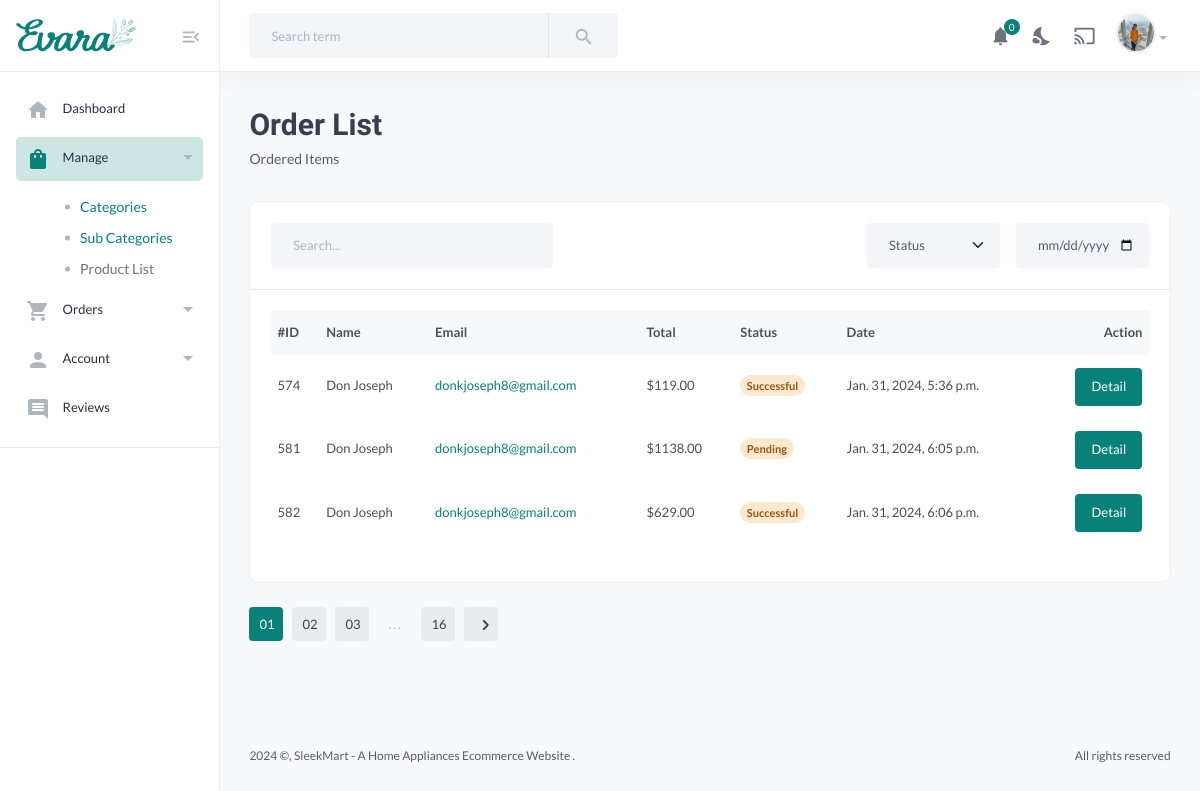
Page /seller_orders (signed in) on the earlier database version.
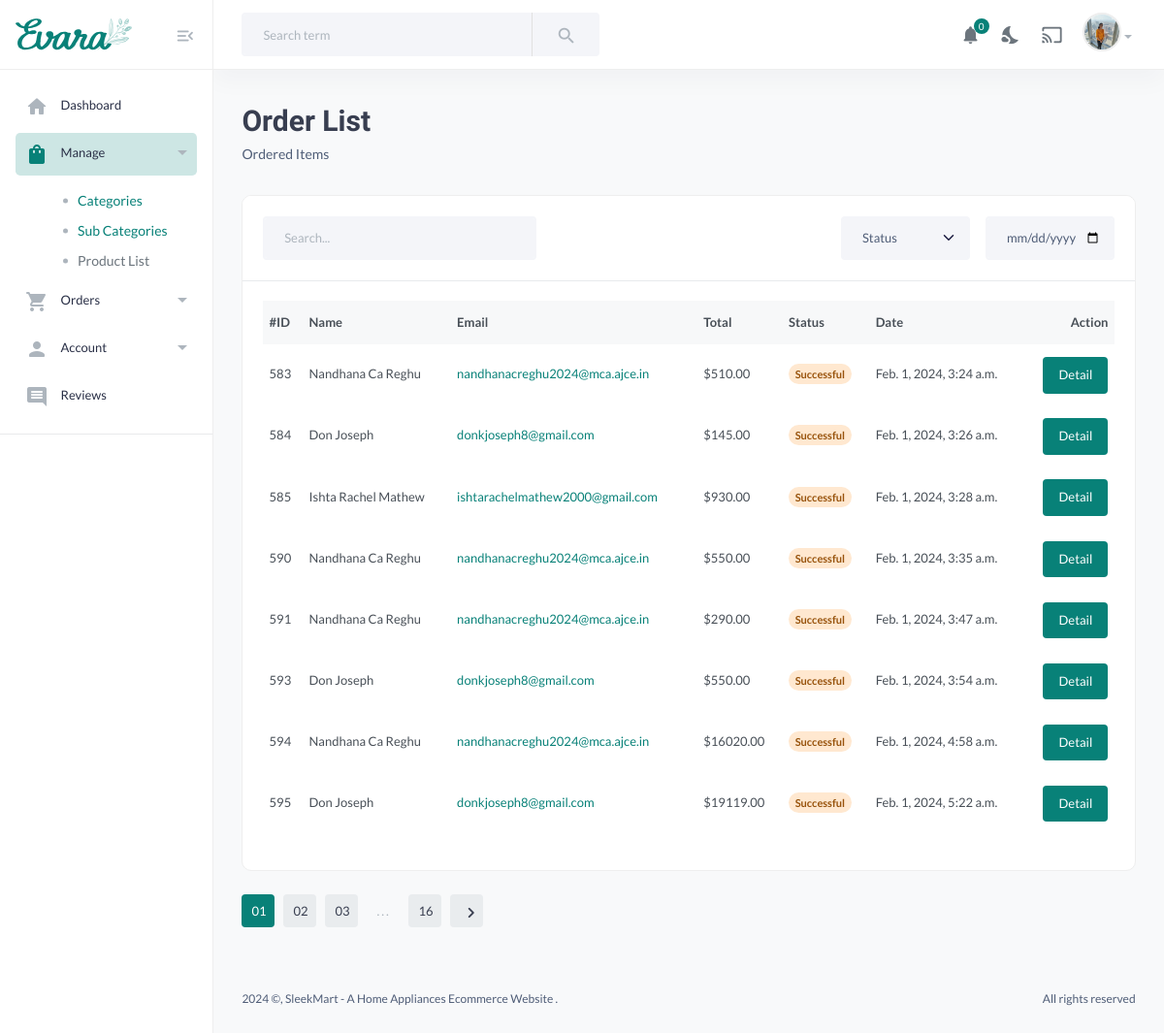
Same page on the later database version.
### dashboard/models.py (models this page shows, shortened)
class Order(models.Model):
    class PaymentStatusChoices(models.TextChoices):
        PENDING = 'pending', 'Pending'
        SUCCESSFUL = 'successful', 'Successful'
        FAILED = 'failed', 'Failed'
    user = models.ForeignKey(CustomUser, on_delete=models.CASCADE, default=1)
    products = models.ManyToManyField(Product)
    total_price = models.DecimalField(max_digits=10, decimal_places=2, default=1)
    order_date = models.DateTimeField(auto_now_add=True)
    razorpay_order_id = models.CharField(max_length=255, default=1)
    payment_status = models.CharField(max_length=20, choices=PaymentStatusChoices.choices, default=PaymentStatusChoices.PENDING)

class CustomUser(AbstractBaseUser, PermissionsMixin):
    USER_ROLES = (
        ('customer', 'Customer'),
        ('seller', 'Seller'),
        ('admin', 'Admin'),
        ('delivery_agent', 'Delivery Agent'),
    )
    email = models.EmailField(unique=True)
    name = models.CharField(max_length=100,null=True, blank=True)
    mobile = models.CharField(max_length=15, blank=True, null=True)
    profile_pic = models.ImageField(upload_to='profile_pics/', blank=True, null=True)
    address = models.TextField(blank=True, null=True)
    is_active = models.BooleanField(default=True)
    is_staff = models.BooleanField(default=False)
    date_joined = models.DateTimeField(default=timezone.now)
    role = models.CharField(max_length=15, choices=USER_ROLES, blank=True, null=True,default='customer')
    objects = CustomUserManager()
    USERNAME_FIELD = 'email'
    REQUIRED_FIELDS = ['name']

### dashboard/views.py (the view)
# urls.py: path('seller_orders', views.seller_orders, name='seller_orders'),
@login_required
def seller_orders(request):
    seller = Seller.objects.get(user=request.user)
    seller_orders = Order.objects.filter(orderitem__seller=seller).distinct()
    context = {
        'seller_orders': seller_orders,
    }
    return render(request, 'Seller/orderview.html', context)

### templates/Seller/orderview.html (shortened to what the changed rows need)
{% load static %}
<!DOCTYPE HTML>
<html lang="en">
<head>
    <link href="{% static 'assets/css/main.css' %}" rel="stylesheet" type="text/css" />
</head>
<body>
    <main class="main-wrap">
        <section class="content-main">
            <div class="content-header">
                <div>
                    <h2 class="content-title card-title">Order List </h2>
                </div>
            </div>
            <div class="card mb-4">
                <div class="card-body">
                    <div class="table-responsive">
                        <table class="table table-hover">
                            <thead>
                                <tr>
                                    <th>#ID</th>
                                    <th scope="col">Name</th>
                                    <th scope="col">Email</th>
                                    <th scope="col">Total</th>
                                    <th scope="col">Status</th>
                                    <th scope="col">Date</th>
                                    <th scope="col" class="text-end"> Action </th>
                                </tr>
                            </thead>
                            <tbody id="orderTableBody">
                                {% for order in seller_orders %}
            <tr>
                <td>{{ order.id }}</td>
                <td><b>{{ order.user.name }}</b></td>
                <td><a href="mailto:{{ order.user.email }}">{{ order.user.email }}</a></td>
                <td>${{ order.total_price }}</td>
                <td><span class="badge rounded-pill alert-warning">{{ order.get_payment_status_display }}</span></td>
                <td>{{ order.order_date }}</td>
                <td class="text-end">
                    <a href="{% url 'order_itemdetails' order.id %}" class="btn btn-md rounded font-sm">Detail</a>
                </td>
            </tr>
            {% endfor %}
                            </tbody>
                        </table>
                    </div>
                </div>
            </div>
        </section>
    </main>
</body>
</html>

Differences in the rows shown:
removed Order: id "574", user.name "Don Joseph", user.email "donkjoseph8@gmail.com", total_price "119.00", payment_status "Successful", order_date "Jan. 31, 2024, 5:36 p.m."
removed Order: id "581", user.name "Don Joseph", user.email "donkjoseph8@gmail.com", total_price "1138.00", payment_status "Pending", order_date "Jan. 31, 2024, 6:05 p.m."
removed Order: id "582", user.name "Don Joseph", user.email "donkjoseph8@gmail.com", total_price "629.00", payment_status "Successful", order_date "Jan. 31, 2024, 6:06 p.m."
added Order: id "583", user.name "Nandhana Ca Reghu", user.email "nandhanacreghu2024@mca.ajce.in", total_price "510.00", payment_status "Successful", order_date "Feb. 1, 2024, 3:24 a.m."
added Order: id "584", user.name "Don Joseph", user.email "donkjoseph8@gmail.com", total_price "145.00", payment_status "Successful", order_date "Feb. 1, 2024, 3:26 a.m."
added Order: id "585", user.name "Ishta Rachel Mathew", user.email "ishtarachelmathew2000@gmail.com", total_price "930.00", payment_status "Successful", order_date "Feb. 1, 2024, 3:28 a.m."
added Order: id "590", user.name "Nandhana Ca Reghu", user.email "nandhanacreghu2024@mca.ajce.in", total_price "550.00", payment_status "Successful", order_date "Feb. 1, 2024, 3:35 a.m."
added Order: id "591", user.name "Nandhana Ca Reghu", user.email "nandhanacreghu2024@mca.ajce.in", total_price "290.00", payment_status "Successful", order_date "Feb. 1, 2024, 3:47 a.m."
added Order: id "593", user.name "Don Joseph", user.email "donkjoseph8@gmail.com", total_price "550.00", payment_status "Successful", order_date "Feb. 1, 2024, 3:54 a.m."
added Order: id "594", user.name "Nandhana Ca Reghu", user.email "nandhanacreghu2024@mca.ajce.in", total_price "16020.00", payment_status "Successful", order_date "Feb. 1, 2024, 4:58 a.m."
added Order: id "595", user.name "Don Joseph", user.email "donkjoseph8@gmail.com", total_price "19119.00", payment_status "Successful", order_date "Feb. 1, 2024, 5:22 a.m."
